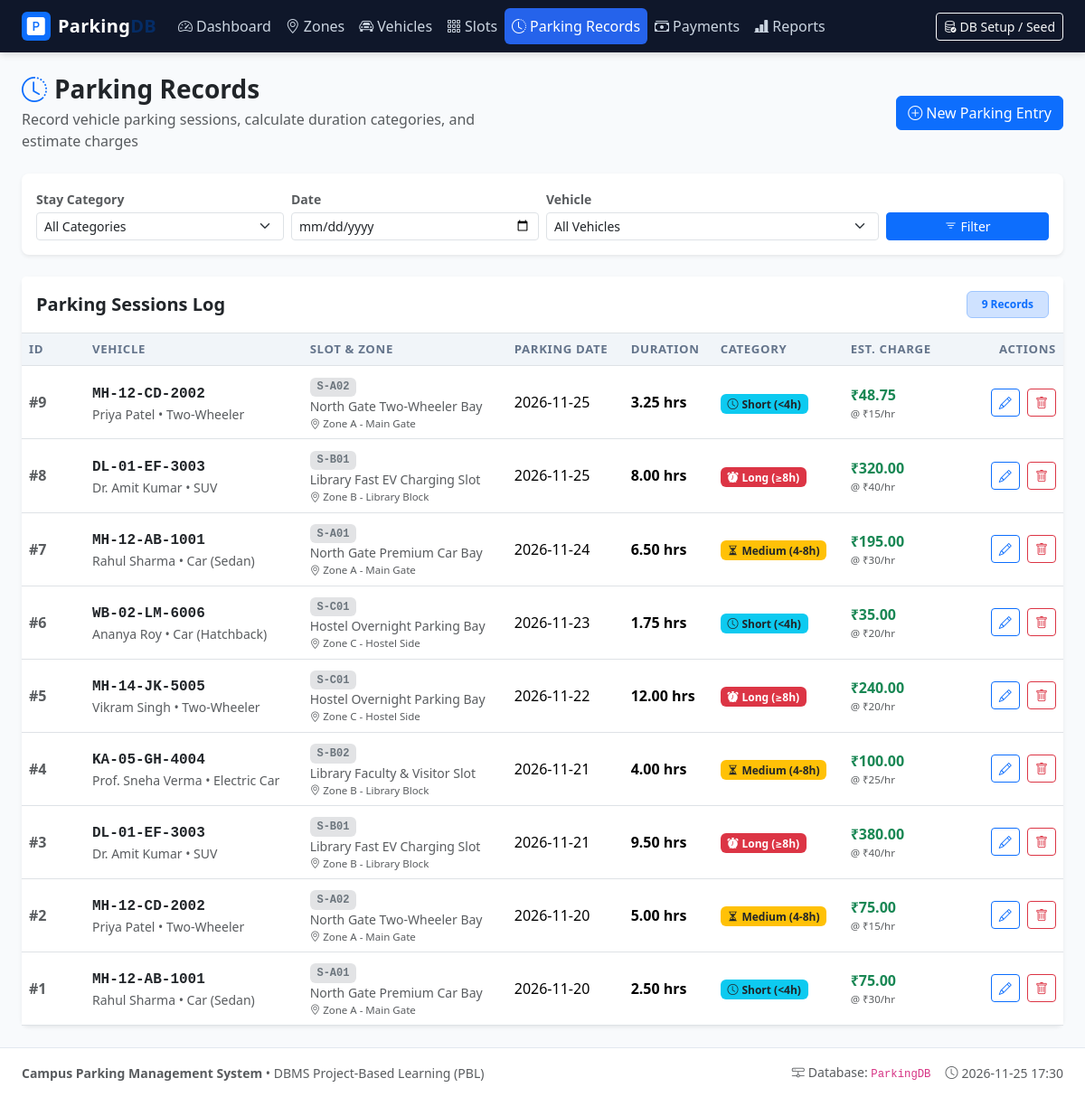
The app's page /records.php with its own data.
### tables this page shows
CREATE TABLE `Parking_Record` (
    `record_id` INT AUTO_INCREMENT PRIMARY KEY,
    `vehicle_id` INT NOT NULL,
    `slot_id` VARCHAR(10) NOT NULL,
    `parking_date` DATE NOT NULL,
    `hours_parked` DECIMAL(5,2) NOT NULL,
    `stay_category` VARCHAR(10) NOT NULL,
    CONSTRAINT `chk_hours_parked` CHECK (`hours_parked` >= 0 AND `hours_parked` <= 24),
    CONSTRAINT `uq_vehicle_slot_date` UNIQUE (`vehicle_id`, `slot_id`, `parking_date`),
    CONSTRAINT `fk_record_vehicle` FOREIGN KEY (`vehicle_id`) 
        REFERENCES `Vehicle` (`vehicle_id`) 
        ON DELETE RESTRICT ON UPDATE CASCADE,
    CONSTRAINT `fk_record_slot` FOREIGN KEY (`slot_id`) 
        REFERENCES `Parking_Slot` (`slot_id`) 
        ON DELETE RESTRICT ON UPDATE CASCADE
);

CREATE TABLE `Vehicle` (
    `vehicle_id` INT AUTO_INCREMENT PRIMARY KEY,
    `owner_name` VARCHAR(100) NOT NULL,
    `vehicle_number` VARCHAR(20) NOT NULL UNIQUE,
    `vehicle_type` VARCHAR(20) NULL,
    `registration_year` INT NULL,
    `zone_id` INT NULL,
    CONSTRAINT `fk_vehicle_zone` FOREIGN KEY (`zone_id`) 
        REFERENCES `Parking_Zone` (`zone_id`) 
        ON DELETE RESTRICT ON UPDATE CASCADE
);

CREATE TABLE `Parking_Slot` (
    `slot_id` VARCHAR(10) PRIMARY KEY,
    `slot_name` VARCHAR(100) NOT NULL,
    `hourly_rate` INT NOT NULL DEFAULT 20,
    `zone_id` INT NULL,
    CONSTRAINT `fk_slot_zone` FOREIGN KEY (`zone_id`) 
        REFERENCES `Parking_Zone` (`zone_id`) 
        ON DELETE RESTRICT ON UPDATE CASCADE
);

CREATE TABLE `Parking_Zone` (
    `zone_id` INT AUTO_INCREMENT PRIMARY KEY,
    `zone_name` VARCHAR(50) NOT NULL UNIQUE,
    `location` VARCHAR(50) NULL
);

### records.php (the view, shortened to what this page needs)
<?php
require_once __DIR__ . '/includes/header.php';
$action = $_GET['action'] ?? 'list';
$filterDate = trim($_GET['date'] ?? '');
$params = [];
$recordsSql = "
    SELECT r.record_id, r.vehicle_id, r.slot_id, r.parking_date, r.hours_parked, r.stay_category,
           v.vehicle_number, v.owner_name, v.vehicle_type,
           s.slot_name, s.hourly_rate,
           z.zone_name
    FROM Parking_Record r
    JOIN Vehicle v ON r.vehicle_id = v.vehicle_id
    JOIN Parking_Slot s ON r.slot_id = s.slot_id
    LEFT JOIN Parking_Zone z ON s.zone_id = z.zone_id
";
$recordsSql .= " ORDER BY r.parking_date DESC, r.record_id DESC";
$recordsStmt = $pdo->prepare($recordsSql);
$recordsStmt->execute($params);
$records = $recordsStmt->fetchAll();
?>
<div class="row mb-4 align-items-center">
    <div class="col-md-6">
        <h2 class="h3 fw-bold text-dark mb-1">
            <i class="bi bi-clock-history text-primary me-2"></i>Parking Records
        </h2>
        <p class="text-muted mb-0">Record vehicle parking sessions, calculate duration categories, and estimate charges</p>
    </div>
    <div class="col-md-6 text-md-end mt-3 mt-md-0">
        <?php if ($action !== 'create'): ?>
            <a href="records.php?action=create" class="btn btn-primary">
                <i class="bi bi-plus-circle me-1"></i>New Parking Entry
            </a>
        <?php endif; ?>
    </div>
</div>
<div class="card border-0 shadow-sm mb-4 bg-white">
    <div class="card-body">
        <form method="GET" action="records.php" class="row g-2 align-items-end">
            <div class="col-md-3 col-sm-6">
                <label for="category" class="form-label small fw-semibold text-muted mb-1">Stay Category</label>
                <select class="form-select form-select-sm" id="category" name="category">
                    <option value="">All Categories</option>
                </select>
            </div>
            <div class="col-md-3 col-sm-6">
                <label for="date" class="form-label small fw-semibold text-muted mb-1">Date</label>
                <input type="date" class="form-control form-control-sm" id="date" name="date" value="<?= sanitize($filterDate) ?>">
            </div>
            <div class="col-md-4 col-sm-6">
                <label for="filter_vehicle" class="form-label small fw-semibold text-muted mb-1">Vehicle</label>
                <select class="form-select form-select-sm" id="filter_vehicle" name="vehicle_id">
                    <option value="">All Vehicles</option>
                </select>
            </div>
            <div class="col-md-2 col-sm-6 d-flex gap-1">
                <button type="submit" class="btn btn-sm btn-primary w-100">
                    <i class="bi bi-filter me-1"></i>Filter
                </button>
            </div>
        </form>
    </div>
</div>
<div class="card border-0 shadow-sm">
    <div class="card-header bg-white py-3 border-bottom d-flex justify-content-between align-items-center">
        <h5 class="card-title mb-0 fw-bold">Parking Sessions Log</h5>
        <span class="badge bg-primary-subtle text-primary border border-primary-subtle px-3 py-2">
            <?= count($records) ?> Records
        </span>
    </div>
    <div class="table-responsive">
        <table class="table table-hover align-middle mb-0">
            <thead>
                <tr>
                    <th style="width: 70px;">ID</th>
                    <th>Vehicle</th>
                    <th>Slot & Zone</th>
                    <th>Parking Date</th>
                    <th>Duration</th>
                    <th>Category</th>
                    <th>Est. Charge</th>
                    <th style="width: 130px;" class="text-end">Actions</th>
                </tr>
            </thead>
            <tbody>
                <?php if (empty($records)): ?>
                    <tr>
                        <td colspan="8" class="text-center text-muted py-4">No parking records found matching the criteria.</td>
                    </tr>
                <?php else: ?>
                    <?php foreach ($records as $r): ?>
                        <?php $estCharge = estimate_parking_charge((float)$r['hours_parked'], (float)$r['hourly_rate']); ?>
                        <tr>
                            <td class="fw-bold text-muted">#<?= sanitize((string)$r['record_id']) ?></td>
                            <td>
                                <strong class="text-dark font-monospace"><?= sanitize($r['vehicle_number']) ?></strong>
                                <div class="text-muted small"><?= sanitize($r['owner_name']) ?> &bull; <?= sanitize($r['vehicle_type'] ?: 'Car') ?></div>
                            </td>
                            <td>
                                <span class="badge bg-secondary-subtle text-secondary font-monospace"><?= sanitize($r['slot_id']) ?></span>
                                <div class="text-muted small"><?= sanitize($r['slot_name']) ?></div>
                                <?php if ($r['zone_name']): ?>
                                    <div class="text-muted" style="font-size: 0.72rem;"><i class="bi bi-geo-alt"></i> <?= sanitize($r['zone_name']) ?></div>
                                <?php endif; ?>
                            </td>
                            <td><?= sanitize($r['parking_date']) ?></td>
                            <td>
                                <strong><?= number_format($r['hours_parked'], 2) ?> hrs</strong>
                            </td>
                            <td><?= get_stay_badge($r['stay_category']) ?></td>
                            <td>
                                <span class="fw-bold text-success"><?= format_currency($estCharge) ?></span>
                                <div class="text-muted" style="font-size: 0.72rem;">@ ₹<?= number_format($r['hourly_rate']) ?>/hr</div>
                            </td>
                            <td class="text-end">
                                <a href="records.php?action=edit&id=<?= $r['record_id'] ?>" class="btn btn-sm btn-outline-primary me-1" title="Edit">
                                    <i class="bi bi-pencil"></i>
                                </a>
                                <form method="POST" action="records.php" class="d-inline"
                                      onsubmit="return confirm('Are you sure you want to delete parking record #<?= $r['record_id'] ?>?');">
                                    <button type="submit" class="btn btn-sm btn-outline-danger" title="Delete record">
                                        <i class="bi bi-trash"></i>
                                    </button>
                                </form>
                            </td>
                        </tr>
                    <?php endforeach; ?>
                <?php endif; ?>
            </tbody>
        </table>
    </div>
</div>
<?php require_once __DIR__ . '/includes/footer.php'; ?>

### includes/functions.php (shortened to what this page needs)
<?php
function get_stay_badge(string $category): string {
    return match (strtolower(trim($category))) {
        'short' => '<span class="badge bg-info text-dark"><i class="bi bi-clock me-1"></i>Short (&lt;4h)</span>',
        'medium' => '<span class="badge bg-warning text-dark"><i class="bi bi-hourglass-split me-1"></i>Medium (4-8h)</span>',
        'long' => '<span class="badge bg-danger text-white"><i class="bi bi-alarm-fill me-1"></i>Long (&ge;8h)</span>',
        default => '<span class="badge bg-secondary">' . htmlspecialchars($category) . '</span>',
    };
}
function format_currency(float $amount): string {
    return '₹' . number_format($amount, 2);
}
function estimate_parking_charge(float $hours, float $rate): float {
    return round($hours * $rate, 2);
}
function sanitize(mixed $data): string {
    return htmlspecialchars((string)($data ?? ''), ENT_QUOTES, 'UTF-8');
}

### assets/css/style.css (style rules this page uses)
:root { --primary-color: #2563eb; --primary-hover: #1d4ed8; --secondary-color: #475569; --success-color: #10b981; --warning-color: #f59e0b; --danger-color: #ef4444; --sidebar-bg: #0f172a; --sidebar-color: #cbd5e1; --card-shadow: 0 4px 6px -1px rgba(0, 0, 0, 0.07), 0 2px 4px -2px rgba(0, 0, 0, 0.05); }
body { background-color: #f8fafc; color: #1e293b; font-family: system-ui, -apple-system, "Segoe UI", Roboto, Helvetica, Arial, sans-serif; min-height: 100vh; display: flex; flex-direction: column; }
.card { border-radius: 0.5rem; box-shadow: var(--card-shadow); border: 1px solid #e2e8f0; }
.table th { font-size: 0.825rem; text-transform: uppercase; letter-spacing: 0.05em; color: #64748b; background-color: #f1f5f9; vertical-align: middle; }
.table td { vertical-align: middle; }
.badge { font-weight: 600; padding: 0.4em 0.65em; }

### records on screen
parking_record: record_id "9", vehicle.vehicle_number "MH-12-CD-2002", vehicle.owner_name "Priya Patel", vehicle.vehicle_type "Two-Wheeler", slot "S-A02", slot.slot_name "North Gate Two-Wheeler Bay", parking_zone.zone_name "Zone A - Main Gate", parking_date "2026-11-25", hours_parked "3.25", stay_category "Short (<4h)", hours_parked.hourly_rate "₹48.75", slot.hourly_rate "15"
parking_record: record_id "8", vehicle.vehicle_number "DL-01-EF-3003", vehicle.owner_name "Dr. Amit Kumar", vehicle.vehicle_type "SUV", slot "S-B01", slot.slot_name "Library Fast EV Charging Slot", parking_zone.zone_name "Zone B - Library Block", parking_date "2026-11-25", hours_parked "8.00", stay_category "Long (≥8h)", hours_parked.hourly_rate "₹320.00", slot.hourly_rate "40"
parking_record: record_id "7", vehicle.vehicle_number "MH-12-AB-1001", vehicle.owner_name "Rahul Sharma", vehicle.vehicle_type "Car (Sedan)", slot "S-A01", slot.slot_name "North Gate Premium Car Bay", parking_zone.zone_name "Zone A - Main Gate", parking_date "2026-11-24", hours_parked "6.50", stay_category "Medium (4-8h)", hours_parked.hourly_rate "₹195.00", slot.hourly_rate "30"
parking_record: record_id "6", vehicle.vehicle_number "WB-02-LM-6006", vehicle.owner_name "Ananya Roy", vehicle.vehicle_type "Car (Hatchback)", slot "S-C01", slot.slot_name "Hostel Overnight Parking Bay", parking_zone.zone_name "Zone C - Hostel Side", parking_date "2026-11-23", hours_parked "1.75", stay_category "Short (<4h)", hours_parked.hourly_rate "₹35.00", slot.hourly_rate "20"
parking_record: record_id "5", vehicle.vehicle_number "MH-14-JK-5005", vehicle.owner_name "Vikram Singh", vehicle.vehicle_type "Two-Wheeler", slot "S-C01", slot.slot_name "Hostel Overnight Parking Bay", parking_zone.zone_name "Zone C - Hostel Side", parking_date "2026-11-22", hours_parked "12.00", stay_category "Long (≥8h)", hours_parked.hourly_rate "₹240.00", slot.hourly_rate "20"
parking_record: record_id "4", vehicle.vehicle_number "KA-05-GH-4004", vehicle.owner_name "Prof. Sneha Verma", vehicle.vehicle_type "Electric Car", slot "S-B02", slot.slot_name "Library Faculty & Visitor Slot", parking_zone.zone_name "Zone B - Library Block", parking_date "2026-11-21", hours_parked "4.00", stay_category "Medium (4-8h)", hours_parked.hourly_rate "₹100.00", slot.hourly_rate "25"
parking_record: record_id "3", vehicle.vehicle_number "DL-01-EF-3003", vehicle.owner_name "Dr. Amit Kumar", vehicle.vehicle_type "SUV", slot "S-B01", slot.slot_name "Library Fast EV Charging Slot", parking_zone.zone_name "Zone B - Library Block", parking_date "2026-11-21", hours_parked "9.50", stay_category "Long (≥8h)", hours_parked.hourly_rate "₹380.00", slot.hourly_rate "40"
parking_record: record_id "2", vehicle.vehicle_number "MH-12-CD-2002", vehicle.owner_name "Priya Patel", vehicle.vehicle_type "Two-Wheeler", slot "S-A02", slot.slot_name "North Gate Two-Wheeler Bay", parking_zone.zone_name "Zone A - Main Gate", parking_date "2026-11-20", hours_parked "5.00", stay_category "Medium (4-8h)", hours_parked.hourly_rate "₹75.00", slot.hourly_rate "15"
parking_record: record_id "1", vehicle.vehicle_number "MH-12-AB-1001", vehicle.owner_name "Rahul Sharma", vehicle.vehicle_type "Car (Sedan)", slot "S-A01", slot.slot_name "North Gate Premium Car Bay", parking_zone.zone_name "Zone A - Main Gate", parking_date "2026-11-20", hours_parked "2.50", stay_category "Short (<4h)", hours_parked.hourly_rate "₹75.00", slot.hourly_rate "30"

### other values on screen
count($records) "9"
